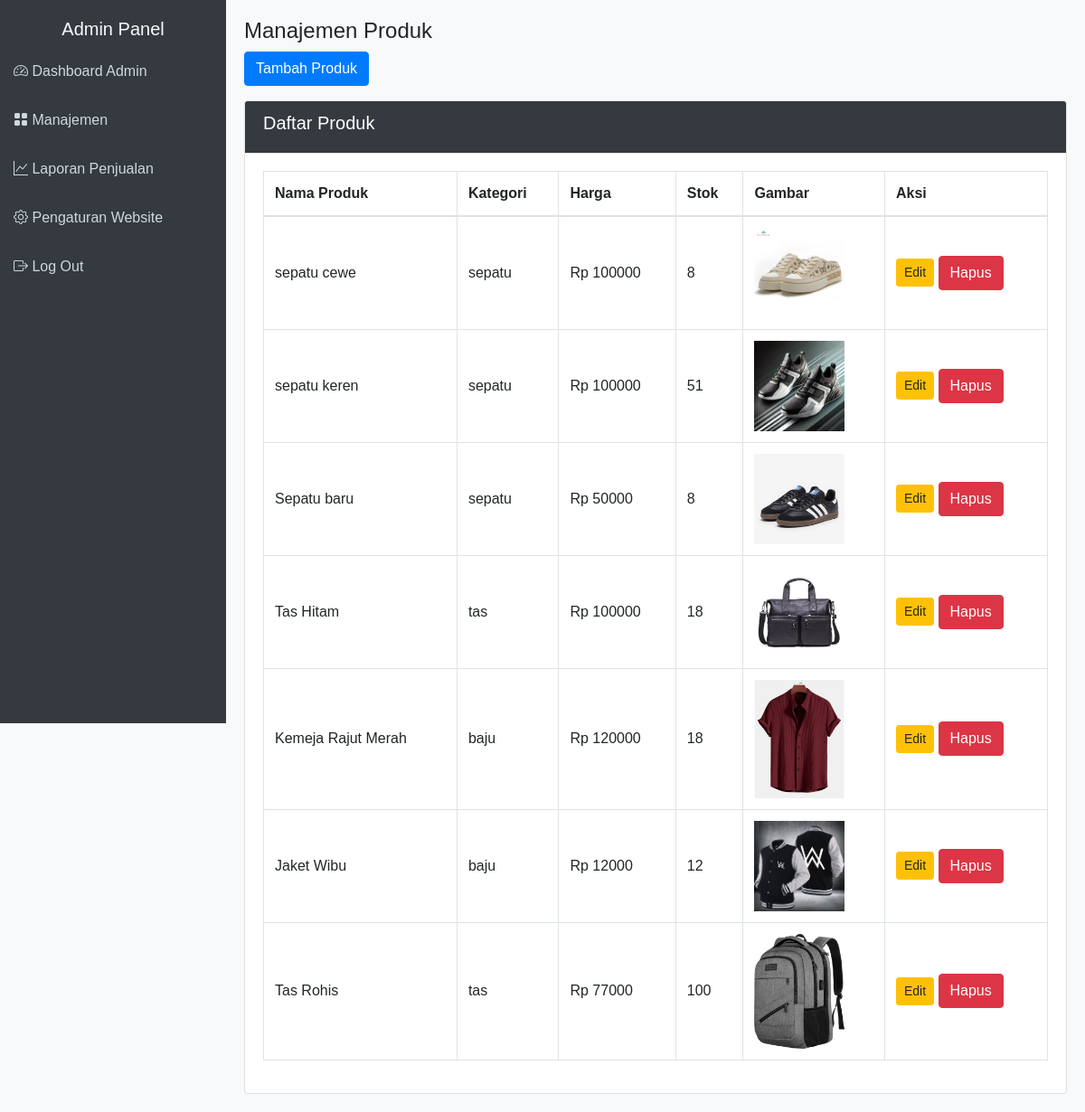
The app's page /manajemen-produk.php with its own data.
### tables this page shows
CREATE TABLE `produk` (
  `id` int(11) NOT NULL,
  `user_id` int(11) DEFAULT NULL,
  `name` varchar(250) NOT NULL,
  `category` enum('tas','sepatu','baju') NOT NULL,
  `description` text DEFAULT NULL,
  `price` int(11) NOT NULL,
  `stock` int(11) NOT NULL,
  `file` varchar(255) DEFAULT NULL
);

### manajemen-produk.php (the view, shortened to what this page needs)
<!DOCTYPE html>
<html lang="en">
<head>
    <link rel="stylesheet" href="https://stackpath.bootstrapcdn.com/bootstrap/4.5.2/css/bootstrap.min.css">
    <link rel="stylesheet" href="https://cdn.jsdelivr.net/npm/bootstrap-icons/font/bootstrap-icons.css">
</head>
<body>
    <div class="sidebar" id="sidebar">
        <h5 class="text-center text-light">Admin Panel</h5>
        <a href="admin-dashboard.html"><i class="bi bi-speedometer2"></i> Dashboard Admin</a>
        <a href="#products" data-toggle="collapse" data-target="#productsMenu"><i class="bi bi-grid-fill"></i> Manajemen</a>
        <a href="laporan.php"><i class="bi bi-graph-up"></i> Laporan Penjualan</a>
        <a href="setting.html"><i class="bi bi-gear"></i> Pengaturan Website</a>
        <a href="#logout" onclick="logout()"><i class="bi bi-box-arrow-right"></i> Log Out</a>
    </div>
    <div class="main-content">
        <h4>Manajemen Produk</h4>
        <button class="btn btn-primary mb-3" data-toggle="modal" data-target="#addProductModal">Tambah Produk</button>
        <div class="card">
            <div class="card-header">
                <h5>Daftar Produk</h5>
            </div>
            <div class="card-body">
                <table class="table table-bordered">
                    <thead>
                        <tr>
                            <th>Nama Produk</th>
                            <th>Kategori</th>
                            <th>Harga</th>
                            <th>Stok</th>
                            <th>Gambar</th>
                            <th>Aksi</th>
                        </tr>
                    </thead>
                    <tbody>
                            <?php
                            include 'db_connect.php';
                            $sql = "SELECT * FROM produk";
                            $result = $conn->query($sql);
                            if ($result === false) {
                                echo "Error: " . $conn->error;
                            } elseif ($result->num_rows > 0) {
                                while ($row = $result->fetch_assoc()) {
                                    echo "<tr>
                                        <td>{$row['name']}</td>
                                        <td>{$row['category']}</td>
                                        <td>Rp {$row['price']}</td>
                                        <td>{$row['stock']}</td>
                                        <td><img src='uploads/{$row['file']}' alt='{$row['name']}' style='width: 100px;'></td>
                                        <td>
                                            <button class='btn btn-warning btn-sm' data-toggle='modal' data-target='#editProductModal'
                                                data-id='{$row['id']}'
                                                data-name='" . htmlspecialchars($row['name']) . "'
                                                data-category='" . htmlspecialchars($row['category']) . "'
                                                data-price='" . htmlspecialchars($row['price']) . "'
                                                data-stock='" . htmlspecialchars($row['stock']) . "'>
                                                Edit
                                            </button>
                                            <button type='button' class='btn btn-danger' data-toggle='modal' data-target='#deleteProductModal'
                                                data-id='{$row['id']}' data-name='" . htmlspecialchars($row['name']) . "'>
                                                Hapus
                                            </button>
                                        </td>
                                    </tr>";
                                }
                            } else {
                                echo "<tr><td colspan='6'>Tidak ada produk ditemukan.</td></tr>";
                            }
                            ?>
                    </tbody>
                </table>
            </div>
        </div>
    </div>
</body>
</html>

### manajemen-produk.php (style rules this page uses)
body { font-family: 'Arial', sans-serif; background-color: #f8f9fa; }
.sidebar { height: 100vh; width: 250px; position: fixed; top: 0; left: 0; background-color: #343a40; padding-top: 20px; }
.sidebar a { color: #cfd8dc; display: block; padding: 15px; text-decoration: none; }
.main-content { margin-left: 250px; padding: 20px; }
.card-header { background-color: #343a40; color: white; }
.table th, .table td { vertical-align: middle; }

### records on screen
produk: name "sepatu cewe", category "sepatu", price "100000", stock "8", file (picture)
produk: name "sepatu keren", category "sepatu", price "100000", stock "51", file (picture)
produk: name "Sepatu baru", category "sepatu", price "50000", stock "8", file (picture)
produk: name "Tas Hitam", category "tas", price "100000", stock "18", file (picture)
produk: name "Kemeja Rajut Merah", category "baju", price "120000", stock "18", file (picture)
produk: name "Jaket Wibu", category "baju", price "12000", stock "12", file (picture)
produk: name "Tas Rohis", category "tas", price "77000", stock "100", file (picture)
